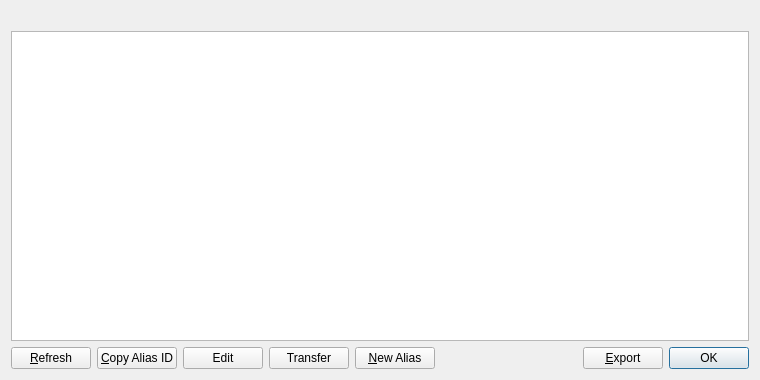
<?xml version="1.0" encoding="UTF-8"?>
<ui version="4.0">
 <class>MyAliasListPage</class>
 <widget class="QWidget" name="MyAliasListPage">
  <property name="geometry">
   <rect>
    <x>0</x>
    <y>0</y>
    <width>760</width>
    <height>380</height>
   </rect>
  </property>
  <property name="windowTitle">
   <string>My Aliases</string>
  </property>
  <layout class="QVBoxLayout" name="verticalLayout">
   <item>
    <widget class="QLabel" name="labelExplanation">
     <property name="textFormat">
      <enum>Qt::PlainText</enum>
     </property>
     <property name="wordWrap">
      <bool>true</bool>
     </property>
    </widget>
   </item>
   <item>
    <widget class="QTableView" name="tableView">
     <property name="contextMenuPolicy">
      <enum>Qt::CustomContextMenu</enum>
     </property>
     <property name="toolTip">
      <string/>
     </property>
     <property name="tabKeyNavigation">
      <bool>false</bool>
     </property>
     <property name="alternatingRowColors">
      <bool>true</bool>
     </property>
     <property name="selectionMode">
      <enum>QAbstractItemView::SingleSelection</enum>
     </property>
     <property name="selectionBehavior">
      <enum>QAbstractItemView::SelectRows</enum>
     </property>
     <property name="sortingEnabled">
      <bool>true</bool>
     </property>
     <attribute name="verticalHeaderVisible">
      <bool>false</bool>
     </attribute>
    </widget>
   </item>
   <item>
    <layout class="QHBoxLayout" name="horizontalLayout">
     <item>
      <widget class="QPushButton" name="refreshButton">
       <property name="maximumSize">
        <size>
         <width>16777215</width>
         <height>48</height>
        </size>
       </property>
       <property name="text">
        <string>&amp;Refresh</string>
       </property>
       <property name="icon">
        <iconset resource="../bitcoin.qrc">
         <normaloff>:/icons/refresh</normaloff>:/icons/refresh</iconset>
       </property>
      </widget>
     </item>
     <item>
      <widget class="QPushButton" name="copyAlias">
       <property name="toolTip">
        <string>Copy the currently selected alias to the system clipboard</string>
       </property>
       <property name="text">
        <string>&amp;Copy Alias ID</string>
       </property>
       <property name="icon">
        <iconset resource="../bitcoin.qrc">
         <normaloff>:/icons/editcopy</normaloff>:/icons/editcopy</iconset>
       </property>
      </widget>
     </item>
     <item>
      <widget class="QPushButton" name="editButton">
       <property name="text">
        <string>Edit</string>
       </property>
       <property name="icon">
        <iconset resource="../bitcoin.qrc">
         <normaloff>:/icons/editsys</normaloff>:/icons/editsys</iconset>
       </property>
      </widget>
     </item>
     <item>
      <widget class="QPushButton" name="transferButton">
       <property name="text">
        <string>Transfer</string>
       </property>
       <property name="icon">
        <iconset resource="../bitcoin.qrc">
         <normaloff>:/icons/alias</normaloff>:/icons/alias</iconset>
       </property>
      </widget>
     </item>
     <item>
      <widget class="QPushButton" name="newAlias">
       <property name="toolTip">
        <string>&lt;html&gt;&lt;head/&gt;&lt;body&gt;&lt;p&gt;Create a new alias&lt;/p&gt;&lt;/body&gt;&lt;/html&gt;</string>
       </property>
       <property name="text">
        <string>&amp;New Alias</string>
       </property>
       <property name="icon">
        <iconset resource="../bitcoin.qrc">
         <normaloff>:/icons/add</normaloff>:/icons/add</iconset>
       </property>
      </widget>
     </item>
     <item>
      <spacer name="horizontalSpacer">
       <property name="orientation">
        <enum>Qt::Horizontal</enum>
       </property>
       <property name="sizeHint" stdset="0">
        <size>
         <width>40</width>
         <height>20</height>
        </size>
       </property>
      </spacer>
     </item>
     <item>
      <widget class="QPushButton" name="exportButton">
       <property name="toolTip">
        <string>Export the data in the current tab to a file</string>
       </property>
       <property name="text">
        <string>&amp;Export</string>
       </property>
       <property name="icon">
        <iconset resource="../bitcoin.qrc">
         <normaloff>:/icons/export</normaloff>:/icons/export</iconset>
       </property>
      </widget>
     </item>
     <item>
      <widget class="QDialogButtonBox" name="buttonBox">
       <property name="sizePolicy">
        <sizepolicy hsizetype="Maximum" vsizetype="Fixed">
         <horstretch>0</horstretch>
         <verstretch>0</verstretch>
        </sizepolicy>
       </property>
       <property name="standardButtons">
        <set>QDialogButtonBox::Ok</set>
       </property>
      </widget>
     </item>
    </layout>
   </item>
  </layout>
 </widget>
 <resources>
  <include location="../bitcoin.qrc"/>
 </resources>
 <connections/>
</ui>
